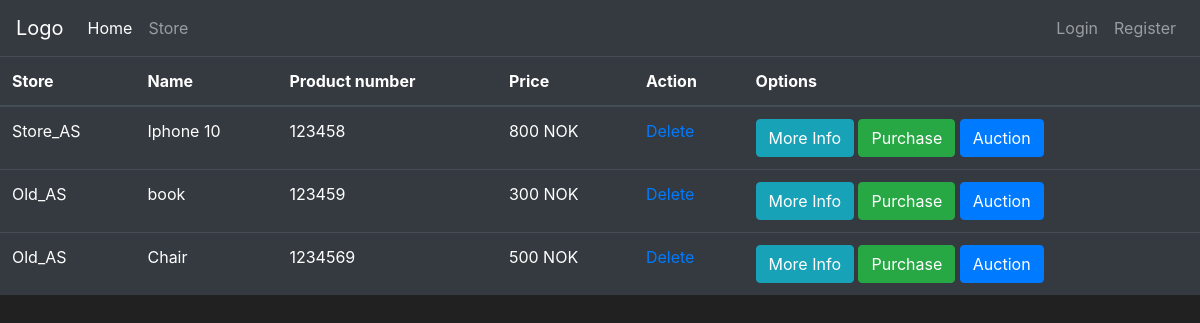
The app's page /store with its own data.
### app_flask/models.py (models this page shows, shortened)
class Goods(db.Model):
    id = db.Column(db.Integer, primary_key=True)
    name = db.Column(db.String(30), unique=True, nullable=False)
    description = db.Column(db.String(70), unique=False, nullable=False)
    price = db.Column(db.Integer, unique=False, nullable=False)
    product_number = db.Column(db.String(length=6), nullable=False, unique=True)
    user_owner = db.Column(db.Integer(), db.ForeignKey('user.id'))
    store_owner = db.Column(db.Integer(), db.ForeignKey('store.id'))
    def __repr__(self):
        return f"Item table: \n id: {self.id} name: {self.name} | price: {self.price} | barcode {self.product_number} | description: {self.description} | user owner: {self.user_owner} | store owner {self.store_owner} "

class Store(db.Model):
    id = db.Column(db.Integer(), primary_key=True)
    store_name = db.Column(db.String(length=30), nullable=False, unique=True)
    street_address = db.Column(db.String(length=40), nullable=False)
    street_number = db.Column(db.Integer(), nullable=False)
    postal_code = db.Column(db.Integer(), nullable=False)
    province = db.Column(db.String(length=50), nullable=False)
    store_email = db.Column(db.String(length=50), nullable=False, unique=True)
    store_phone = db.Column(db.Integer(), nullable=False)
    user_owner = db.Column(db.Integer(), db.ForeignKey('user.id'))
    goods = db.relationship('Goods', backref='owned_store', lazy=True)
    def __repr__(self):
        return f"Store table: \n id: {self.id} store_name: {self.store_name} | Address: {self.street_address} \n" \
               f" {self.street_number} | postal_code: {self.postal_code} | province: {self.province} \n  " \
               f"| store_email: {self.store_email} | phonenumber: {self.store_phone} | owner: {self.user_owner} "

### app_flask/routes.py (the view, shortened to what this page needs)
@app.route("/store", methods=["POST", "GET"])
def store_page():
    buy_form = BuyGoodsForm()
    if request.method == "GET":
        items = db.session.query(Goods, Store).filter(Store.id == Goods.store_owner).all()
        print(items)
        return render_template("store.html", items=items, buy_form=buy_form)

### app_flask/templates/store.html (shortened to what this page needs)
{% extends 'base.html' %}
{% block content %}
            <table class="table table-hover table-dark">
    <thead>
        <tr>
            <th scope="col">Store</th>
            <th scope="col">Name</th>
            <th scope="col">Product number</th>
            <th scope="col">Price</th>
            <th scope="col">Action</th>
            <th scope="col">Options</th>
        </tr>
    </thead>
    <tbody>
                {% for item, store in items %}
                <tr>
                    <td>{{store.store_name}}</td>
                    <td>{{item.name}}</td>
                    <td>{{item.product_number}}</td>
                    <td>{{item.price}} NOK</td>
                    <td class=".table-striped"><a href="{{ url_for('delete_goods', id=item.id)}}">Delete</a></td>
                    <td>
                        <button class="btn btn-outline btn-info" data-toggle="modal" data-target="#Modal-MoreInfo-{{ item.id }}">More Info</button>
                        <button class="btn btn-outline btn-success" data-toggle="modal" data-target="#Modal-PurchaseConfirm-{{ item.id }}" >Purchase</button>
                        <button class="btn btn-outline btn-primary" >Auction</button>
                    </td>
                </tr>
                {% endfor %}
    </tbody>
    </table>
{% endblock %}

### app_flask/templates/base.html (style rules this page uses)
body { color: white; background-color: #212121; }

### records on screen
Goods: store_name "Store_AS", name "Iphone 10", product_number "123458", price "800"
Goods: store_name "Old_AS", name "book", product_number "123459", price "300"
Goods: store_name "Old_AS", name "Chair", product_number "1234569", price "500"
